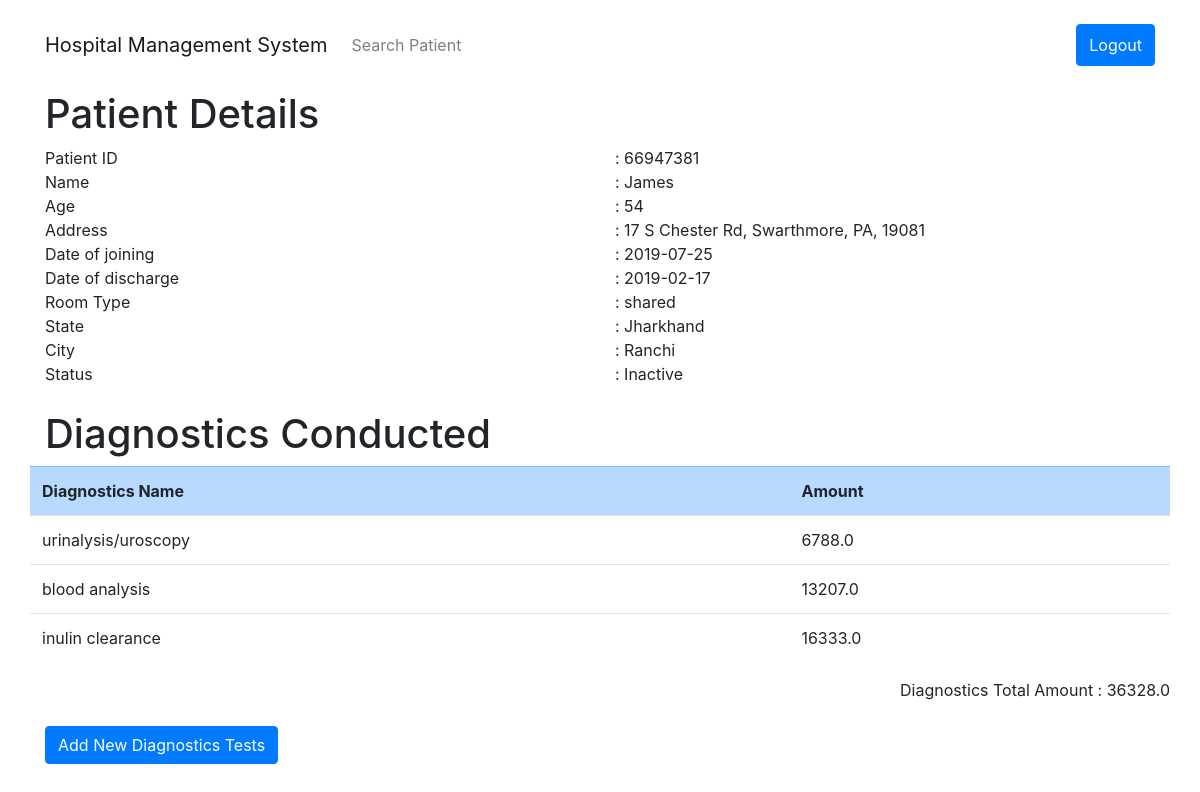
The app's page /show_patient_details?patient_id=66947381 (signed in) with its own data.
### hms/models.py (models this page shows, shortened)
class Patient(db.Model):
	ssn = db.Column(db.Integer, nullable=False)
	patient_id = db.Column(db.Integer, primary_key=True)
	patient_name = db.Column(db.String(20), nullable=False)
	patient_address = db.Column(db.String(100), nullable=False)
	patient_age = db.Column(db.Integer, nullable=False)
	patient_DOJ = db.Column(db.Date, nullable=False)
	patient_DOD = db.Column(db.Date, nullable=True)
	patient_room_type = db.Column(db.String(10), nullable=False)
	patient_state = db.Column(db.String(20), nullable=False)
	patient_city = db.Column(db.String(20), nullable=False)
	patient_status = db.Column(db.String(10), nullable=False)
	medicines = db.relationship('Medicine', backref='patient', lazy=True)
	diagnostics = db.relationship('Diagnostics', backref='patient', lazy=True)

class Diagnostics(db.Model):
	diagnostics_id = db.Column(db.Integer, primary_key=True)
	diagnostics_name = db.Column(db.String(20), nullable=False)
	diagnostics_amount = db.Column(db.Float, nullable=False)
	patient_id = db.Column(db.Integer, db.ForeignKey('patient.patient_id'), nullable=False)

### hms/routes.py (the view)
@app.route('/show_patient_details')
def show_patient_details():
	patient_id = request.args.get('patient_id', None, type=int)
	if not patient_id:
		flash("Patient Not Found!!!", category="danger")
		return redirect(url_for('search_patient'))
	else:
		patient = Patient.query.filter_by(patient_id=patient_id).first()
		if not patient:
			flash("Patient Not Found!!!", category="danger")
			return redirect(url_for('search_patient'))
		else:
			med_total_amount = 0
			diag_total_amount = 0
			for medicine in patient.medicines:
				med_total_amount += medicine.medicine_amount
			for diagnostic in patient.diagnostics:
				diag_total_amount += diagnostic.diagnostics_amount
			return render_template('show_patient_details.html', title="Patient Details", patient=patient, med_total_amount=med_total_amount, diag_total_amount=diag_total_amount)

### hms/templates/show_patient_details.html (shortened to what this page needs)
{% extends 'layout.html' %}
{% block content %}
<section>
	<h1>Patient Details</h1>
	<div class="row">
		<div class="col">
			Patient ID <br>
			Name <br>
			Age	<br>
			Address <br>
			Date of joining <br>
			Date of discharge <br>
			Room Type <br>
			State <br>
			City <br>
			Status <br>
		</div>
		<div class="col pr-auto">
			: {{ patient.patient_id }} <br>
			: {{ patient.patient_name }} <br>
			: {{ patient.patient_age }} <br>
			: {{ patient.patient_address }} <br>
			: {{ patient.patient_DOJ }} <br>
			{% if patient.patient_DOD.strftime("%Y-%B-%d") == "3000-January-01" %}
			: Not Discharged Yet <br>
			{% else %}
			: {{ patient.patient_DOD }} <br>
			{% endif %}
			: {{ patient.patient_room_type }} <br>
			: {{ patient.patient_state }} <br>
			: {{ patient.patient_city }} <br>
			: {{ patient.patient_status }} <br>
		</div>
	</div>
	<br>
</section>
{% if session.get('ROLE') == "adm_desk" or session.get('ROLE') == "diag" %}
<section>
	<h1>Diagnostics Conducted</h1>
	<div class="row">
		<table class="table">
			<tr class="table-primary">
				<th>Diagnostics Name</th>
				<th>Amount</th>
			</tr>
			{% for diagnostics in patient.diagnostics %}
			<tr>
				<td>{{ diagnostics.diagnostics_name }}</td>
				<td>{{ diagnostics.diagnostics_amount }}</td>
			</tr>
			{% endfor %}
		</table>
		<div class="ml-auto">Diagnostics Total Amount : {{ diag_total_amount }}</div>
	</div>
	<br>
	{% if session.get('ROLE') == "diag" %}
	<div>
		<a class="btn btn-primary" href="{{ url_for('add_diagnostics_test', patient_id=patient.patient_id) }}">Add New Diagnostics Tests</a>
	</div>
	<br>
	{% endif %}
</section>
{% endif %}
{% endblock content %}

### records on screen
Patient: patient_id "66947381", patient_name "James", patient_age "54", patient_address "17 S Chester Rd, Swarthmore, PA, 19081", patient_DOJ "2019-07-25", patient_DOD "2019-02-17", patient_room_type "shared", patient_state "Jharkhand", patient_city "Ranchi", patient_status "Inactive"
Diagnostics: diagnostics_name "urinalysis/uroscopy", diagnostics_amount "6788.0"
Diagnostics: diagnostics_name "blood analysis", diagnostics_amount "13207.0"
Diagnostics: diagnostics_name "inulin clearance", diagnostics_amount "16333.0"

### other values on screen
{{ diag_total_amount }} "36328.0"
